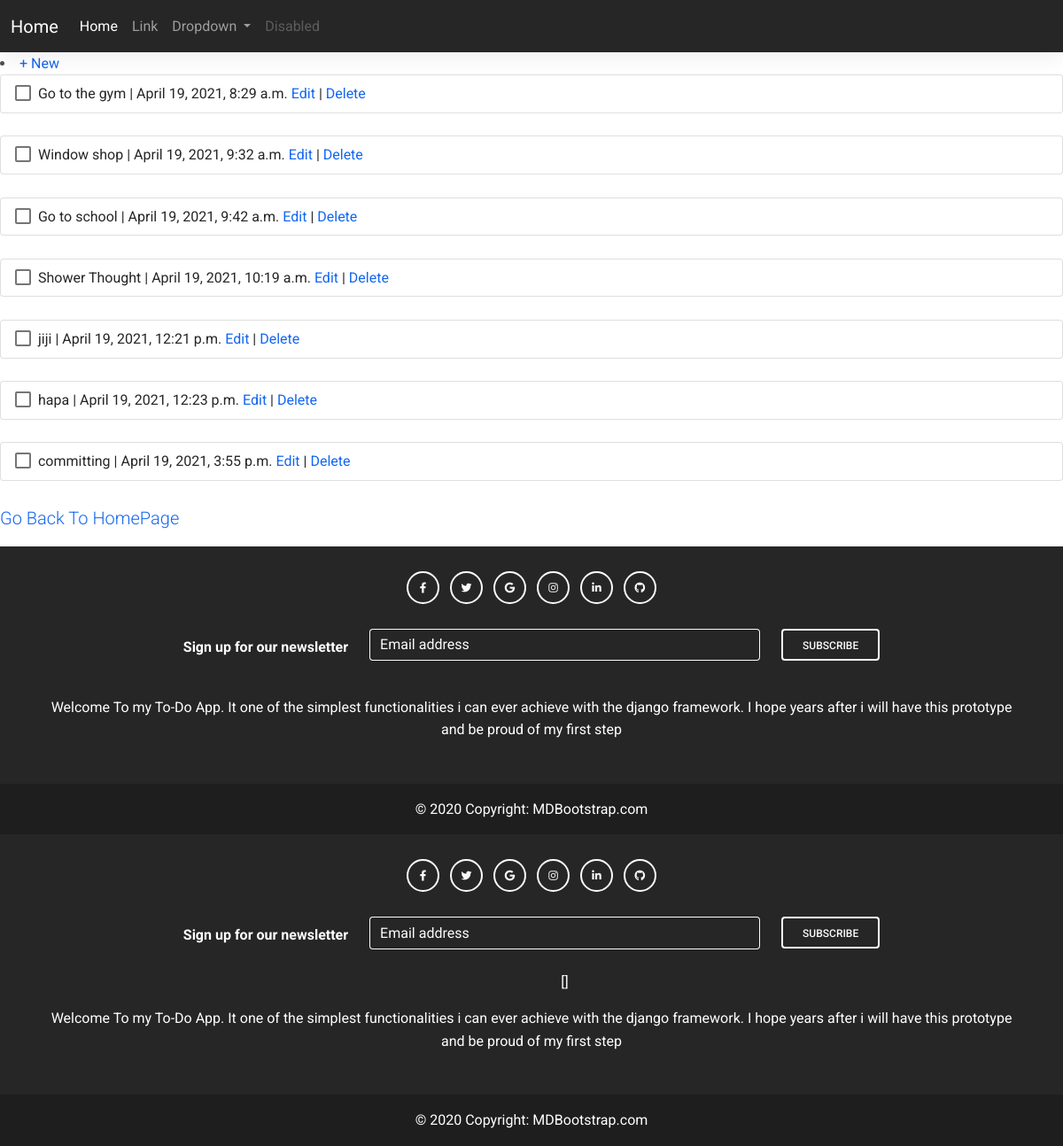
The app's page /tasks/ (signed in), older data.
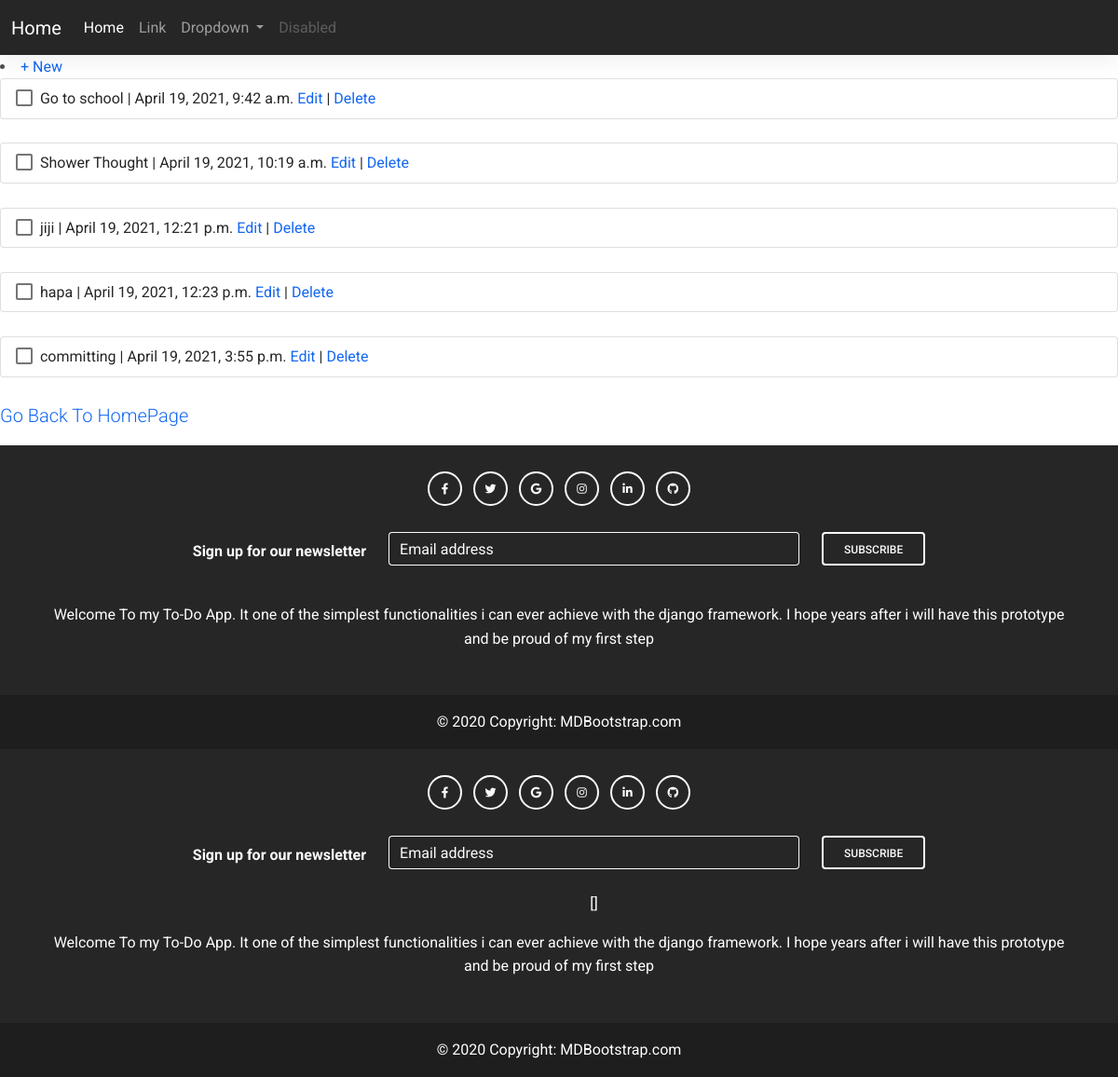
The same page, newer data.
### tasks/models.py (models this page shows, shortened)
class Tasks(models.Model):
    body= models.TextField()
    date=models.DateTimeField(auto_now_add=True)

### tasks/views.py (the view)
# urls.py: path('', TaskListView.as_view(), name= 'task_list'),
class TaskListView(LoginRequiredMixin, ListView):
    model=Tasks
    template_name='task_list.html'

### templates/task_list.html (shortened to what this page needs)
{%extends 'base.html'%}
{%block content%}
<li><a href="{% url 'task_new' %}">+ New</a></li>
    {%for tasks in object_list%}
<ul class="list-group">
    <li class="list-group-item">
      <input class="form-check-input me-1" type="checkbox" value="" aria-label="..." />
      {{tasks.body}} | {{tasks.date}}  <a href="{% url 'task_edit' tasks.pk %}">Edit</a> |
      <a href="{% url 'task_delete' tasks.pk %}">Delete</a>
    </li>
    </ul>
<br>
    {%endfor%}
{%endblock content%}

Row changes from the older to the newer data that the page shows:
removed Tasks: body "Go to the gym", date "April 19, 2021, 8:29 a.m."
removed Tasks: body "Window shop", date "April 19, 2021, 9:32 a.m."
